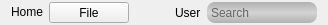
     <widget class="QWidget" name="custom_menubar" native="true">
      <property name="minimumSize">
       <size>
        <width>0</width>
        <height>20</height>
       </size>
      </property>
      <property name="maximumSize">
       <size>
        <width>16777215</width>
        <height>25</height>
       </size>
      </property>
      <property name="styleSheet">
       <string notr="true">border-radius: 9px; background-color: #80cbc4;
background-color: qlineargradient(spread:pad, x1:1, y1:1, x2:1, y2:0, stop:0 rgba(108, 171, 147, 255), stop:1 rgba(255, 255, 255, 255));
background-color: qlineargradient(spread:pad, x1:1, y1:1, x2:1, y2:0, stop:0 rgba(108, 171, 147, 255), stop:0.977273 rgba(200, 246, 227, 255));
font: 10pt &quot;Segoe MDL2 Assets&quot;;
QPushButton
{
	background-color: #b2dfdb;
	color: #fff;
	font-size: 11px;
	font-weight: bold;
	border: none;
	border-radius: 2px;
	padding: 5px;

}


QPushButton::disabled
{
	background-color: #5c5c5c;

}


QPushButton::pressed
{
	background-color: #ff4747;

}

QMenu
{
	
	background-color: qlineargradient(spread:pad, x1:1, y1:1, x2:1, y2:0, stop:0 rgba(108, 171, 147, 255), stop:0.994318 rgba(186, 230, 230, 255));
}</string>
      </property>
      <layout class="QHBoxLayout" name="horizontalLayout_5">
       <property name="spacing">
        <number>6</number>
       </property>
       <property name="topMargin">
        <number>2</number>
       </property>
       <property name="bottomMargin">
        <number>2</number>
       </property>
       <item>
        <widget class="QPushButton" name="pushButton_8">
         <property name="minimumSize">
          <size>
           <width>0</width>
           <height>14</height>
          </size>
         </property>
         <property name="styleSheet">
          <string notr="true">border-radius: 1px;</string>
         </property>
         <property name="text">
          <string>Home</string>
         </property>
        </widget>
       </item>
       <item>
        <widget class="QPushButton" name="pushButton_7">
         <property name="minimumSize">
          <size>
           <width>0</width>
           <height>14</height>
          </size>
         </property>
         <property name="text">
          <string>File</string>
         </property>
        </widget>
       </item>
       <item>
        <spacer name="horizontalSpacer_2">
         <property name="orientation">
          <enum>Qt::Horizontal</enum>
         </property>
         <property name="sizeHint" stdset="0">
          <size>
           <width>40</width>
           <height>20</height>
          </size>
         </property>
        </spacer>
       </item>
       <item>
        <widget class="QLabel" name="user_label">
         <property name="contextMenuPolicy">
          <enum>Qt::CustomContextMenu</enum>
         </property>
         <property name="lineWidth">
          <number>2</number>
         </property>
         <property name="midLineWidth">
          <number>0</number>
         </property>
         <property name="text">
          <string>User</string>
         </property>
         <property name="scaledContents">
          <bool>false</bool>
         </property>
        </widget>
       </item>
       <item>
        <widget class="QLineEdit" name="lineEdit">
         <property name="minimumSize">
          <size>
           <width>0</width>
           <height>18</height>
          </size>
         </property>
         <property name="maximumSize">
          <size>
           <width>200</width>
           <height>40</height>
          </size>
         </property>
         <property name="styleSheet">
          <string notr="true">padding: 2px; border-radius: 8px;
background-color: qlineargradient(spread:reflect, x1:1, y1:1, x2:1, y2:0.506, stop:0 rgba(178, 178, 178, 255), stop:1 rgba(212, 212, 212, 255));</string>
         </property>
         <property name="placeholderText">
          <string>Search</string>
         </property>
        </widget>
       </item>
      </layout>
     </widget>
